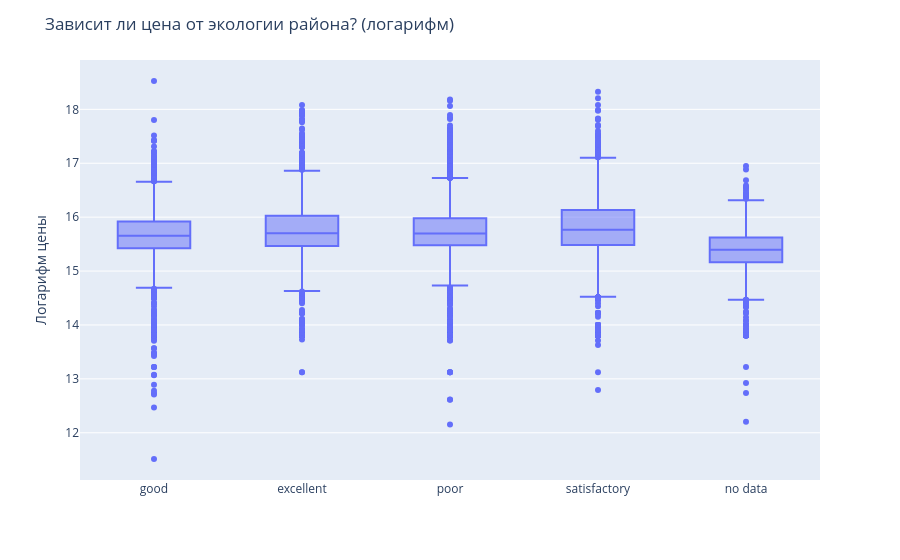

The cell this chart's notebook holds for it:
### Code cell
fig = px.box(x=df_train['ecology'], y=np.log(df_train['price_doc']))
fig.update_layout(
    title='Зависит ли цена от экологии района? (логарифм)',
    xaxis_title="",
    yaxis_title="Логарифм цены"
)
fig.show()

### Figure 1 — Plotly figure (JSON) as saved in the notebook; plotly's stock layout.template omitted (floating-point values rounded to 4 significant figures; data arrays with more than 128 entries replaced by an {"elided": "..."} marker saying what was removed)
{"data": [{"alignmentgroup": "True", "hovertemplate": "x=%{x}<br>y=%{y}<extra></extra>", "legendgroup": "", "marker": {"color": "#636efa"}, "name": "", "notched": false, "offsetgroup": "", "orientation": "v", "showlegend": false, "type": "box", "x": {"elided": "25445 str values"}, "x0": " ", "xaxis": "x", "y": {"elided": "25445 float values"}, "y0": " ", "yaxis": "y"}], "layout": {"boxmode": "group", "legend": {"tracegroupgap": 0}, "margin": {"t": 60}, "title": {"text": "Зависит ли цена от экологии района? (логарифм)"}, "xaxis": {"anchor": "y", "domain": [0, 1], "title": {"text": ""}}, "yaxis": {"anchor": "x", "domain": [0, 1], "title": {"text": "Логарифм цены"}}}}
